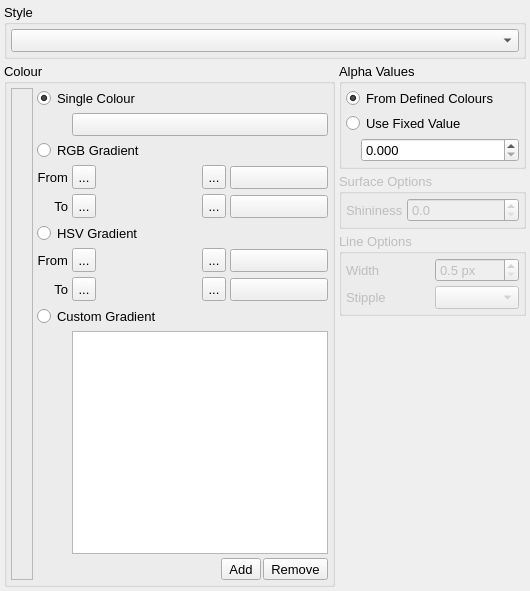
<?xml version="1.0" encoding="UTF-8"?>
<ui version="4.0">
 <class>StyleWindow</class>
 <widget class="QWidget" name="StyleWindow">
  <property name="geometry">
   <rect>
    <x>0</x>
    <y>0</y>
    <width>530</width>
    <height>591</height>
   </rect>
  </property>
  <property name="sizePolicy">
   <sizepolicy hsizetype="Minimum" vsizetype="Minimum">
    <horstretch>0</horstretch>
    <verstretch>0</verstretch>
   </sizepolicy>
  </property>
  <property name="font">
   <font>
    <pointsize>10</pointsize>
   </font>
  </property>
  <property name="windowTitle">
   <string>Style</string>
  </property>
  <property name="windowIcon">
   <iconset resource="icons.qrc">
    <normaloff>:/uchroma/icons/windows_style.svg</normaloff>:/uchroma/icons/windows_style.svg</iconset>
  </property>
  <layout class="QVBoxLayout" name="verticalLayout_6">
   <property name="spacing">
    <number>4</number>
   </property>
   <property name="margin">
    <number>4</number>
   </property>
   <item>
    <widget class="QGroupBox" name="groupBox_2">
     <property name="title">
      <string>Style</string>
     </property>
     <layout class="QHBoxLayout" name="horizontalLayout_2">
      <property name="spacing">
       <number>4</number>
      </property>
      <property name="margin">
       <number>4</number>
      </property>
      <item>
       <widget class="QComboBox" name="StyleCombo">
        <property name="sizePolicy">
         <sizepolicy hsizetype="Expanding" vsizetype="Fixed">
          <horstretch>0</horstretch>
          <verstretch>0</verstretch>
         </sizepolicy>
        </property>
       </widget>
      </item>
     </layout>
    </widget>
   </item>
   <item>
    <layout class="QHBoxLayout" name="horizontalLayout_4">
     <property name="spacing">
      <number>4</number>
     </property>
     <item>
      <widget class="QGroupBox" name="groupBox">
       <property name="title">
        <string>Colour</string>
       </property>
       <layout class="QHBoxLayout" name="horizontalLayout">
        <property name="spacing">
         <number>4</number>
        </property>
        <property name="margin">
         <number>4</number>
        </property>
        <item>
         <widget class="QFrame" name="ColourScaleFrame">
          <property name="sizePolicy">
           <sizepolicy hsizetype="Fixed" vsizetype="MinimumExpanding">
            <horstretch>0</horstretch>
            <verstretch>0</verstretch>
           </sizepolicy>
          </property>
          <property name="maximumSize">
           <size>
            <width>50</width>
            <height>16777215</height>
           </size>
          </property>
          <property name="frameShape">
           <enum>QFrame::StyledPanel</enum>
          </property>
          <property name="frameShadow">
           <enum>QFrame::Sunken</enum>
          </property>
          <layout class="QVBoxLayout" name="verticalLayout" stretch="0">
           <property name="spacing">
            <number>2</number>
           </property>
           <property name="margin">
            <number>2</number>
           </property>
           <item>
            <widget class="GradientBar" name="ColourGradient" native="true">
             <property name="sizePolicy">
              <sizepolicy hsizetype="Preferred" vsizetype="Expanding">
               <horstretch>0</horstretch>
               <verstretch>0</verstretch>
              </sizepolicy>
             </property>
             <property name="minimumSize">
              <size>
               <width>16</width>
               <height>0</height>
              </size>
             </property>
             <property name="maximumSize">
              <size>
               <width>500</width>
               <height>16777215</height>
              </size>
             </property>
            </widget>
           </item>
          </layout>
         </widget>
        </item>
        <item>
         <layout class="QGridLayout" name="gridLayout">
          <property name="sizeConstraint">
           <enum>QLayout::SetMinimumSize</enum>
          </property>
          <property name="spacing">
           <number>4</number>
          </property>
          <item row="3" column="2">
           <widget class="TExponentialSpin" name="ColourRGBGradientASpin" native="true">
            <property name="sizePolicy">
             <sizepolicy hsizetype="MinimumExpanding" vsizetype="Fixed">
              <horstretch>0</horstretch>
              <verstretch>0</verstretch>
             </sizepolicy>
            </property>
            <property name="minimumSize">
             <size>
              <width>90</width>
              <height>25</height>
             </size>
            </property>
            <property name="focusPolicy">
             <enum>Qt::StrongFocus</enum>
            </property>
           </widget>
          </item>
          <item row="4" column="2">
           <widget class="TExponentialSpin" name="ColourRGBGradientBSpin" native="true">
            <property name="sizePolicy">
             <sizepolicy hsizetype="MinimumExpanding" vsizetype="Fixed">
              <horstretch>0</horstretch>
              <verstretch>0</verstretch>
             </sizepolicy>
            </property>
            <property name="minimumSize">
             <size>
              <width>90</width>
              <height>25</height>
             </size>
            </property>
            <property name="focusPolicy">
             <enum>Qt::StrongFocus</enum>
            </property>
           </widget>
          </item>
          <item row="7" column="4">
           <widget class="ColourButton" name="ColourHSVGradientBButton">
            <property name="sizePolicy">
             <sizepolicy hsizetype="Expanding" vsizetype="Fixed">
              <horstretch>0</horstretch>
              <verstretch>0</verstretch>
             </sizepolicy>
            </property>
            <property name="toolTip">
             <string>Click to select new colour</string>
            </property>
            <property name="text">
             <string/>
            </property>
           </widget>
          </item>
          <item row="4" column="4">
           <widget class="ColourButton" name="ColourRGBGradientBButton">
            <property name="sizePolicy">
             <sizepolicy hsizetype="Expanding" vsizetype="Fixed">
              <horstretch>0</horstretch>
              <verstretch>0</verstretch>
             </sizepolicy>
            </property>
            <property name="toolTip">
             <string>Click to select new colour</string>
            </property>
            <property name="text">
             <string/>
            </property>
           </widget>
          </item>
          <item row="6" column="3">
           <widget class="QToolButton" name="ColourHSVGradientASetMaximumButton">
            <property name="maximumSize">
             <size>
              <width>24</width>
              <height>24</height>
             </size>
            </property>
            <property name="acceptDrops">
             <bool>false</bool>
            </property>
            <property name="toolTip">
             <string>Set to current Y axis maximum</string>
            </property>
            <property name="text">
             <string>...</string>
            </property>
            <property name="icon">
             <iconset resource="icons.qrc">
              <normaloff>:/uchroma/icons/torightlimit.svg</normaloff>:/uchroma/icons/torightlimit.svg</iconset>
            </property>
            <property name="iconSize">
             <size>
              <width>16</width>
              <height>16</height>
             </size>
            </property>
           </widget>
          </item>
          <item row="1" column="1" colspan="4">
           <widget class="ColourButton" name="ColourSingleColourButton">
            <property name="sizePolicy">
             <sizepolicy hsizetype="Expanding" vsizetype="Fixed">
              <horstretch>0</horstretch>
              <verstretch>0</verstretch>
             </sizepolicy>
            </property>
            <property name="toolTip">
             <string>Click to select new colour</string>
            </property>
            <property name="text">
             <string/>
            </property>
           </widget>
          </item>
          <item row="6" column="2">
           <widget class="TExponentialSpin" name="ColourHSVGradientASpin" native="true">
            <property name="sizePolicy">
             <sizepolicy hsizetype="MinimumExpanding" vsizetype="Fixed">
              <horstretch>0</horstretch>
              <verstretch>0</verstretch>
             </sizepolicy>
            </property>
            <property name="minimumSize">
             <size>
              <width>0</width>
              <height>25</height>
             </size>
            </property>
            <property name="focusPolicy">
             <enum>Qt::StrongFocus</enum>
            </property>
           </widget>
          </item>
          <item row="4" column="1">
           <widget class="QToolButton" name="ColourRGBGradientBSetMinimumButton">
            <property name="maximumSize">
             <size>
              <width>24</width>
              <height>24</height>
             </size>
            </property>
            <property name="toolTip">
             <string>Set to current Y axis minimim</string>
            </property>
            <property name="text">
             <string>...</string>
            </property>
            <property name="icon">
             <iconset resource="icons.qrc">
              <normaloff>:/uchroma/icons/toleftlimit.svg</normaloff>:/uchroma/icons/toleftlimit.svg</iconset>
            </property>
            <property name="iconSize">
             <size>
              <width>16</width>
              <height>16</height>
             </size>
            </property>
           </widget>
          </item>
          <item row="7" column="3">
           <widget class="QToolButton" name="ColourHSVGradientBSetMaximumButton">
            <property name="maximumSize">
             <size>
              <width>24</width>
              <height>24</height>
             </size>
            </property>
            <property name="acceptDrops">
             <bool>false</bool>
            </property>
            <property name="toolTip">
             <string>Set to current Y axis maximum</string>
            </property>
            <property name="text">
             <string>...</string>
            </property>
            <property name="icon">
             <iconset resource="icons.qrc">
              <normaloff>:/uchroma/icons/torightlimit.svg</normaloff>:/uchroma/icons/torightlimit.svg</iconset>
            </property>
            <property name="iconSize">
             <size>
              <width>16</width>
              <height>16</height>
             </size>
            </property>
           </widget>
          </item>
          <item row="6" column="4">
           <widget class="ColourButton" name="ColourHSVGradientAButton">
            <property name="sizePolicy">
             <sizepolicy hsizetype="Expanding" vsizetype="Fixed">
              <horstretch>0</horstretch>
              <verstretch>0</verstretch>
             </sizepolicy>
            </property>
            <property name="toolTip">
             <string>Click to select new colour</string>
            </property>
            <property name="text">
             <string/>
            </property>
           </widget>
          </item>
          <item row="4" column="3">
           <widget class="QToolButton" name="ColourRGBGradientBSetMaximumButton">
            <property name="maximumSize">
             <size>
              <width>24</width>
              <height>24</height>
             </size>
            </property>
            <property name="acceptDrops">
             <bool>false</bool>
            </property>
            <property name="toolTip">
             <string>Set to current Y axis maximum</string>
            </property>
            <property name="text">
             <string>...</string>
            </property>
            <property name="icon">
             <iconset resource="icons.qrc">
              <normaloff>:/uchroma/icons/torightlimit.svg</normaloff>:/uchroma/icons/torightlimit.svg</iconset>
            </property>
            <property name="iconSize">
             <size>
              <width>16</width>
              <height>16</height>
             </size>
            </property>
           </widget>
          </item>
          <item row="6" column="1">
           <widget class="QToolButton" name="ColourHSVGradientASetMinimumButton">
            <property name="maximumSize">
             <size>
              <width>24</width>
              <height>24</height>
             </size>
            </property>
            <property name="toolTip">
             <string>Set to current Y axis minimim</string>
            </property>
            <property name="text">
             <string>...</string>
            </property>
            <property name="icon">
             <iconset resource="icons.qrc">
              <normaloff>:/uchroma/icons/toleftlimit.svg</normaloff>:/uchroma/icons/toleftlimit.svg</iconset>
            </property>
            <property name="iconSize">
             <size>
              <width>16</width>
              <height>16</height>
             </size>
            </property>
           </widget>
          </item>
          <item row="3" column="1">
           <widget class="QToolButton" name="ColourRGBGradientASetMinimumButton">
            <property name="maximumSize">
             <size>
              <width>24</width>
              <height>24</height>
             </size>
            </property>
            <property name="toolTip">
             <string>Set to current Y axis minimim</string>
            </property>
            <property name="text">
             <string>...</string>
            </property>
            <property name="icon">
             <iconset resource="icons.qrc">
              <normaloff>:/uchroma/icons/toleftlimit.svg</normaloff>:/uchroma/icons/toleftlimit.svg</iconset>
            </property>
            <property name="iconSize">
             <size>
              <width>16</width>
              <height>16</height>
             </size>
            </property>
           </widget>
          </item>
          <item row="3" column="4">
           <widget class="ColourButton" name="ColourRGBGradientAButton">
            <property name="sizePolicy">
             <sizepolicy hsizetype="Expanding" vsizetype="Fixed">
              <horstretch>0</horstretch>
              <verstretch>0</verstretch>
             </sizepolicy>
            </property>
            <property name="toolTip">
             <string>Click to select new colour</string>
            </property>
            <property name="text">
             <string/>
            </property>
           </widget>
          </item>
          <item row="7" column="2">
           <widget class="TExponentialSpin" name="ColourHSVGradientBSpin" native="true">
            <property name="sizePolicy">
             <sizepolicy hsizetype="MinimumExpanding" vsizetype="Fixed">
              <horstretch>0</horstretch>
              <verstretch>0</verstretch>
             </sizepolicy>
            </property>
            <property name="minimumSize">
             <size>
              <width>0</width>
              <height>25</height>
             </size>
            </property>
            <property name="focusPolicy">
             <enum>Qt::StrongFocus</enum>
            </property>
           </widget>
          </item>
          <item row="3" column="3">
           <widget class="QToolButton" name="ColourRGBGradientASetMaximumButton">
            <property name="maximumSize">
             <size>
              <width>24</width>
              <height>24</height>
             </size>
            </property>
            <property name="acceptDrops">
             <bool>false</bool>
            </property>
            <property name="toolTip">
             <string>Set to current Y axis maximum</string>
            </property>
            <property name="text">
             <string>...</string>
            </property>
            <property name="icon">
             <iconset resource="icons.qrc">
              <normaloff>:/uchroma/icons/torightlimit.svg</normaloff>:/uchroma/icons/torightlimit.svg</iconset>
            </property>
            <property name="iconSize">
             <size>
              <width>16</width>
              <height>16</height>
             </size>
            </property>
           </widget>
          </item>
          <item row="7" column="1">
           <widget class="QToolButton" name="ColourHSVGradientBSetMinimumButton">
            <property name="maximumSize">
             <size>
              <width>24</width>
              <height>24</height>
             </size>
            </property>
            <property name="toolTip">
             <string>Set to current Y axis minimim</string>
            </property>
            <property name="text">
             <string>...</string>
            </property>
            <property name="icon">
             <iconset resource="icons.qrc">
              <normaloff>:/uchroma/icons/toleftlimit.svg</normaloff>:/uchroma/icons/toleftlimit.svg</iconset>
            </property>
            <property name="iconSize">
             <size>
              <width>16</width>
              <height>16</height>
             </size>
            </property>
           </widget>
          </item>
          <item row="9" column="1" colspan="4">
           <layout class="QVBoxLayout" name="verticalLayout_3">
            <property name="spacing">
             <number>4</number>
            </property>
            <item>
             <widget class="QTableWidget" name="ColourCustomGradientTable">
              <property name="selectionBehavior">
               <enum>QAbstractItemView::SelectRows</enum>
              </property>
              <attribute name="horizontalHeaderVisible">
               <bool>false</bool>
              </attribute>
              <attribute name="verticalHeaderVisible">
               <bool>false</bool>
              </attribute>
              <column>
               <property name="text">
                <string>Value</string>
               </property>
              </column>
              <column>
               <property name="text">
                <string>Colour</string>
               </property>
              </column>
             </widget>
            </item>
            <item>
             <layout class="QHBoxLayout" name="horizontalLayout_5">
              <property name="spacing">
               <number>2</number>
              </property>
              <item>
               <spacer name="horizontalSpacer">
                <property name="orientation">
                 <enum>Qt::Horizontal</enum>
                </property>
                <property name="sizeHint" stdset="0">
                 <size>
                  <width>40</width>
                  <height>20</height>
                 </size>
                </property>
               </spacer>
              </item>
              <item>
               <widget class="QToolButton" name="ColourCustomGradientAddButton">
                <property name="text">
                 <string>Add</string>
                </property>
                <property name="icon">
                 <iconset resource="icons.qrc">
                  <normaloff>:/uchroma/icons/plus.svg</normaloff>:/uchroma/icons/plus.svg</iconset>
                </property>
                <property name="iconSize">
                 <size>
                  <width>16</width>
                  <height>16</height>
                 </size>
                </property>
                <property name="toolButtonStyle">
                 <enum>Qt::ToolButtonTextBesideIcon</enum>
                </property>
               </widget>
              </item>
              <item>
               <widget class="QToolButton" name="ColourCustomGradientRemoveButton">
                <property name="text">
                 <string>Remove</string>
                </property>
                <property name="icon">
                 <iconset resource="icons.qrc">
                  <normaloff>:/uchroma/icons/minus.svg</normaloff>:/uchroma/icons/minus.svg</iconset>
                </property>
                <property name="iconSize">
                 <size>
                  <width>16</width>
                  <height>16</height>
                 </size>
                </property>
                <property name="toolButtonStyle">
                 <enum>Qt::ToolButtonTextBesideIcon</enum>
                </property>
               </widget>
              </item>
             </layout>
            </item>
           </layout>
          </item>
          <item row="2" column="0" colspan="5">
           <widget class="QRadioButton" name="ColourRGBGradientRadio">
            <property name="text">
             <string>RGB Gradient</string>
            </property>
            <property name="checked">
             <bool>false</bool>
            </property>
           </widget>
          </item>
          <item row="5" column="0" colspan="5">
           <widget class="QRadioButton" name="ColourHSVGradientRadio">
            <property name="text">
             <string>HSV Gradient</string>
            </property>
            <property name="checked">
             <bool>false</bool>
            </property>
           </widget>
          </item>
          <item row="8" column="0" colspan="5">
           <widget class="QRadioButton" name="ColourCustomGradientRadio">
            <property name="text">
             <string>Custom Gradient</string>
            </property>
            <property name="checked">
             <bool>false</bool>
            </property>
           </widget>
          </item>
          <item row="3" column="0">
           <widget class="QLabel" name="label">
            <property name="text">
             <string>From</string>
            </property>
            <property name="alignment">
             <set>Qt::AlignRight|Qt::AlignTrailing|Qt::AlignVCenter</set>
            </property>
            <property name="margin">
             <number>0</number>
            </property>
           </widget>
          </item>
          <item row="0" column="0" colspan="5">
           <widget class="QRadioButton" name="ColourSingleColourRadio">
            <property name="text">
             <string>Single Colour</string>
            </property>
            <property name="checked">
             <bool>true</bool>
            </property>
           </widget>
          </item>
          <item row="6" column="0">
           <widget class="QLabel" name="label_3">
            <property name="text">
             <string>From</string>
            </property>
            <property name="alignment">
             <set>Qt::AlignRight|Qt::AlignTrailing|Qt::AlignVCenter</set>
            </property>
            <property name="margin">
             <number>0</number>
            </property>
           </widget>
          </item>
          <item row="4" column="0">
           <widget class="QLabel" name="label_4">
            <property name="text">
             <string>To</string>
            </property>
            <property name="alignment">
             <set>Qt::AlignRight|Qt::AlignTrailing|Qt::AlignVCenter</set>
            </property>
            <property name="margin">
             <number>0</number>
            </property>
           </widget>
          </item>
          <item row="7" column="0">
           <widget class="QLabel" name="label_5">
            <property name="text">
             <string>To</string>
            </property>
            <property name="alignment">
             <set>Qt::AlignRight|Qt::AlignTrailing|Qt::AlignVCenter</set>
            </property>
            <property name="margin">
             <number>0</number>
            </property>
           </widget>
          </item>
         </layout>
        </item>
       </layout>
      </widget>
     </item>
     <item>
      <layout class="QVBoxLayout" name="verticalLayout_5">
       <property name="spacing">
        <number>4</number>
       </property>
       <item>
        <widget class="QGroupBox" name="AlphaGroup">
         <property name="title">
          <string>Alpha Values</string>
         </property>
         <layout class="QVBoxLayout" name="verticalLayout_4">
          <property name="spacing">
           <number>4</number>
          </property>
          <property name="margin">
           <number>4</number>
          </property>
          <item>
           <widget class="QRadioButton" name="ColourAlphaOwnAlphaRadio">
            <property name="text">
             <string>From Defined Colours</string>
            </property>
            <property name="checked">
             <bool>true</bool>
            </property>
           </widget>
          </item>
          <item>
           <widget class="QRadioButton" name="ColourAlphaFixedAlphaRadio">
            <property name="text">
             <string>Use Fixed Value</string>
            </property>
            <property name="checked">
             <bool>false</bool>
            </property>
           </widget>
          </item>
          <item>
           <layout class="QHBoxLayout" name="horizontalLayout_33">
            <property name="spacing">
             <number>4</number>
            </property>
            <item>
             <spacer name="horizontalSpacer_9">
              <property name="orientation">
               <enum>Qt::Horizontal</enum>
              </property>
              <property name="sizeType">
               <enum>QSizePolicy::Fixed</enum>
              </property>
              <property name="sizeHint" stdset="0">
               <size>
                <width>15</width>
                <height>20</height>
               </size>
              </property>
             </spacer>
            </item>
            <item>
             <widget class="QDoubleSpinBox" name="ColourAlphaFixedAlphaSpin">
              <property name="sizePolicy">
               <sizepolicy hsizetype="Expanding" vsizetype="Fixed">
                <horstretch>0</horstretch>
                <verstretch>0</verstretch>
               </sizepolicy>
              </property>
              <property name="decimals">
               <number>3</number>
              </property>
              <property name="maximum">
               <double>1.000000000000000</double>
              </property>
              <property name="singleStep">
               <double>0.100000000000000</double>
              </property>
             </widget>
            </item>
           </layout>
          </item>
         </layout>
        </widget>
       </item>
       <item>
        <widget class="QGroupBox" name="SurfaceOptionsGroup">
         <property name="enabled">
          <bool>false</bool>
         </property>
         <property name="title">
          <string>Surface Options</string>
         </property>
         <layout class="QHBoxLayout" name="horizontalLayout_3">
          <property name="spacing">
           <number>4</number>
          </property>
          <property name="margin">
           <number>4</number>
          </property>
          <item>
           <widget class="QLabel" name="label_7">
            <property name="sizePolicy">
             <sizepolicy hsizetype="Minimum" vsizetype="Preferred">
              <horstretch>0</horstretch>
              <verstretch>0</verstretch>
             </sizepolicy>
            </property>
            <property name="text">
             <string>Shininess</string>
            </property>
           </widget>
          </item>
          <item>
           <widget class="QDoubleSpinBox" name="SurfaceShininessSpin">
            <property name="sizePolicy">
             <sizepolicy hsizetype="Expanding" vsizetype="Fixed">
              <horstretch>0</horstretch>
              <verstretch>0</verstretch>
             </sizepolicy>
            </property>
            <property name="decimals">
             <number>1</number>
            </property>
            <property name="maximum">
             <double>128.000000000000000</double>
            </property>
           </widget>
          </item>
         </layout>
        </widget>
       </item>
       <item>
        <widget class="QGroupBox" name="LineOptionsGroup">
         <property name="enabled">
          <bool>false</bool>
         </property>
         <property name="title">
          <string>Line Options</string>
         </property>
         <layout class="QVBoxLayout" name="verticalLayout_2">
          <property name="spacing">
           <number>4</number>
          </property>
          <property name="margin">
           <number>4</number>
          </property>
          <item>
           <layout class="QGridLayout" name="gridLayout_2">
            <item row="1" column="1">
             <widget class="QLabel" name="label_6">
              <property name="text">
               <string>Stipple</string>
              </property>
             </widget>
            </item>
            <item row="0" column="3">
             <widget class="QDoubleSpinBox" name="LineWidthSpin">
              <property name="suffix">
               <string> px</string>
              </property>
              <property name="decimals">
               <number>1</number>
              </property>
              <property name="minimum">
               <double>0.500000000000000</double>
              </property>
              <property name="singleStep">
               <double>0.500000000000000</double>
              </property>
             </widget>
            </item>
            <item row="0" column="1">
             <widget class="QLabel" name="label_2">
              <property name="text">
               <string>Width</string>
              </property>
             </widget>
            </item>
            <item row="1" column="3">
             <widget class="QComboBox" name="LineStippleCombo"/>
            </item>
           </layout>
          </item>
         </layout>
        </widget>
       </item>
       <item>
        <spacer name="verticalSpacer">
         <property name="orientation">
          <enum>Qt::Vertical</enum>
         </property>
         <property name="sizeHint" stdset="0">
          <size>
           <width>20</width>
           <height>40</height>
          </size>
         </property>
        </spacer>
       </item>
      </layout>
     </item>
    </layout>
   </item>
  </layout>
 </widget>
 <customwidgets>
  <customwidget>
   <class>TExponentialSpin</class>
   <extends>QWidget</extends>
   <header>gui/texponentialspin.hui</header>
   <container>1</container>
  </customwidget>
  <customwidget>
   <class>ColourButton</class>
   <extends>QPushButton</extends>
   <header>gui/colourbutton.hui</header>
  </customwidget>
  <customwidget>
   <class>GradientBar</class>
   <extends>QWidget</extends>
   <header>gui/gradientbar.hui</header>
   <container>1</container>
  </customwidget>
 </customwidgets>
 <tabstops>
  <tabstop>StyleCombo</tabstop>
  <tabstop>ColourSingleColourRadio</tabstop>
  <tabstop>ColourSingleColourButton</tabstop>
  <tabstop>ColourRGBGradientRadio</tabstop>
  <tabstop>ColourRGBGradientASetMinimumButton</tabstop>
  <tabstop>ColourRGBGradientASpin</tabstop>
  <tabstop>ColourRGBGradientASetMaximumButton</tabstop>
  <tabstop>ColourRGBGradientAButton</tabstop>
  <tabstop>ColourRGBGradientBSetMinimumButton</tabstop>
  <tabstop>ColourRGBGradientBSpin</tabstop>
  <tabstop>ColourRGBGradientBSetMaximumButton</tabstop>
  <tabstop>ColourRGBGradientBButton</tabstop>
  <tabstop>ColourHSVGradientRadio</tabstop>
  <tabstop>ColourHSVGradientASetMinimumButton</tabstop>
  <tabstop>ColourHSVGradientASpin</tabstop>
  <tabstop>ColourHSVGradientASetMaximumButton</tabstop>
  <tabstop>ColourHSVGradientAButton</tabstop>
  <tabstop>ColourHSVGradientBSetMinimumButton</tabstop>
  <tabstop>ColourHSVGradientBSpin</tabstop>
  <tabstop>ColourHSVGradientBSetMaximumButton</tabstop>
  <tabstop>ColourHSVGradientBButton</tabstop>
  <tabstop>ColourCustomGradientRadio</tabstop>
  <tabstop>ColourCustomGradientTable</tabstop>
  <tabstop>ColourCustomGradientAddButton</tabstop>
  <tabstop>ColourCustomGradientRemoveButton</tabstop>
  <tabstop>ColourAlphaOwnAlphaRadio</tabstop>
  <tabstop>ColourAlphaFixedAlphaRadio</tabstop>
  <tabstop>ColourAlphaFixedAlphaSpin</tabstop>
  <tabstop>SurfaceShininessSpin</tabstop>
  <tabstop>LineWidthSpin</tabstop>
  <tabstop>LineStippleCombo</tabstop>
 </tabstops>
 <resources>
  <include location="icons.qrc"/>
 </resources>
 <connections/>
</ui>
